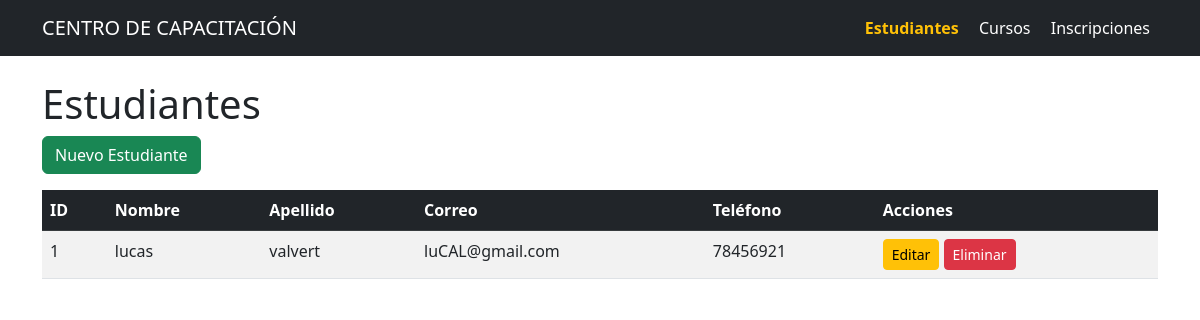
Page /estudiantes on the committed database.
### tables this page shows
CREATE TABLE estudiantes (
            id INTEGER PRIMARY KEY,
            nombre TEXT NOT NULL,
            apellido TEXT NOT NULL,
            correo TEXT,
            telefono TEXT
        );

### app.py (the view)
@app.route('/estudiantes')
def lista_estudiantes():
    conn = sqlite3.connect(RUTA_BD)
    conn.row_factory = sqlite3.Row
    c = conn.cursor()
    c.execute("SELECT * FROM estudiantes")
    datos = c.fetchall()
    conn.close()
    return render_template('estudiantes.html', estudiantes=datos)

### templates/estudiantes.html
{% extends "base.html" %}
{% block contenido %}
<h1>Estudiantes</h1>
<a href="{{ url_for('nuevo_estudiante') }}" class="btn btn-success mb-3">Nuevo Estudiante</a>
<table class="table table-striped table-hover">
    <thead class="table-dark">
        <tr><th>ID</th><th>Nombre</th><th>Apellido</th><th>Correo</th><th>Teléfono</th><th>Acciones</th></tr>
    </thead>
    <tbody>
        {% for e in estudiantes %}
        <tr>
            <td>{{ e.id }}</td>
            <td>{{ e.nombre }}</td>
            <td>{{ e.apellido }}</td>
            <td>{{ e.correo }}</td>
            <td>{{ e.telefono }}</td>
            <td>
                <a href="{{ url_for('editar_estudiante', id=e.id) }}" class="btn btn-warning btn-sm">Editar</a>
                <a href="{{ url_for('eliminar_estudiante', id=e.id) }}" class="btn btn-danger btn-sm">Eliminar</a>
            </td>
        </tr>
        {% endfor %}
    </tbody>
</table>
{% endblock %}

### rows in the picture
estudiantes: id "1", nombre "lucas", apellido "valvert", correo "luCAL@gmail.com", telefono "78456921"
